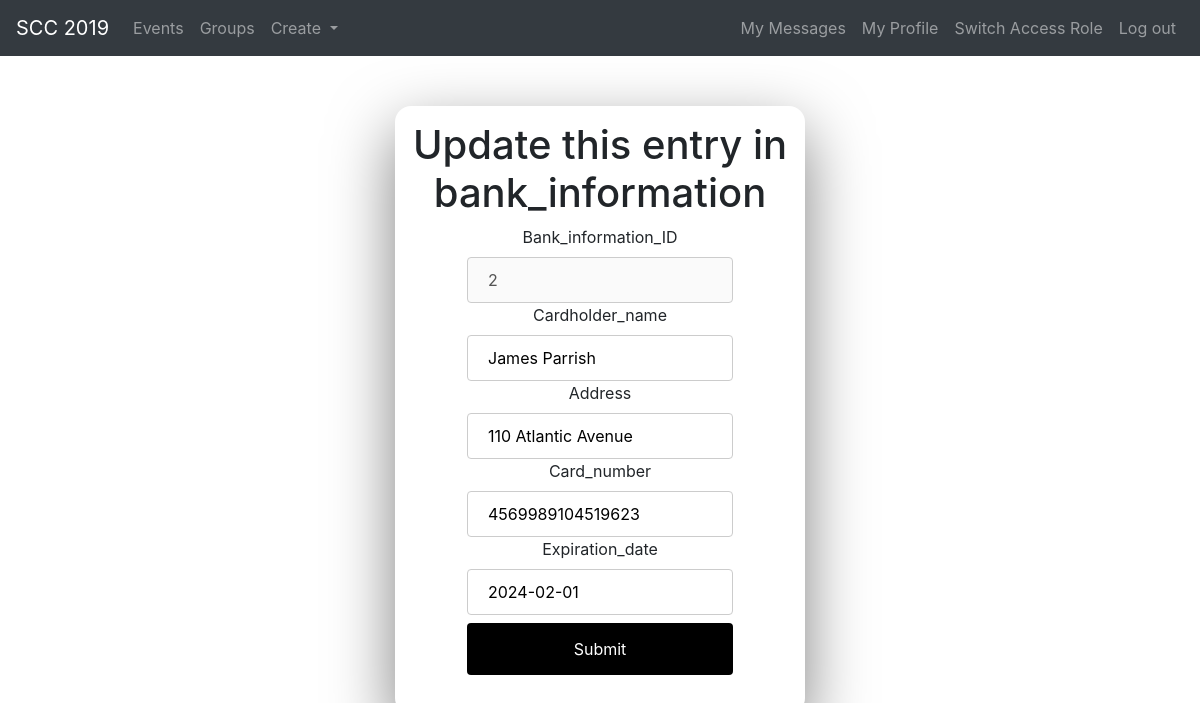
Page /public/update.php?table=bank_information&key=bank_information_ID&id=2 (signed in) on the committed database.
### tables this page shows
CREATE TABLE `bank_information` (
  `bank_information_ID` INT(10) NOT NULL AUTO_INCREMENT,
  `cardholder_name` VARCHAR(45) NOT NULL,
  `address` VARCHAR(100) NOT NULL,
  `card_number` VARCHAR(16) NOT NULL,
  `expiration_date` DATE NOT NULL,
  PRIMARY KEY (`bank_information_ID`)
);

### app/operations/crud.php (called while the page is built, shortened)
<?php
require "../config.php";
try {
    $conn = new PDO("mysql:dbname=$dbname;host=$host", $username, $password, $options);
} catch(PDOException $error) {
    echo $sql . "<br>" . $error->getMessage();
}
function readSingle($table, $where, $where_value) {
    try  {
        global $conn;
        $sql = "SELECT * FROM `orc353_2`.$table WHERE $where = $where_value";
        $statement = $conn->prepare($sql);
        $statement->bindValue($where_value, $where);
        $statement->execute();
        $result = $statement->fetchAll(PDO::FETCH_ASSOC);
        return $result;
    } catch(PDOException $error) {
        echo $sql . "<br>" . $error->getMessage();
    }
}

### public/update.php (the view, shortened to what this page needs)
<?php
require "../app/operations/crud.php";
$error = null;
if (isset($_GET['table']) && isset($_GET['key']) && isset($_GET['id'])) {
    try {
        $result = readSingle($_GET['table'], $_GET['key'], $_GET['id']);
    } catch(PDOException $error) {
        echo $sql . "<br>" . $error->getMessage();
    }
} else {
    echo "Something went wrong!";
    exit;
}
?>
<?php
include "header.php";
?>
<div class="row">
    <div class="col-4"></div>
    <div class=" update col-4">
    <h1>Update this entry in <?php echo $_GET['table'] ?></h1>
    <form method="post">
        <?php
            foreach ($result[0] as $key => $value) { ?>
            <label for="<?php echo $key; ?>">
                <?php echo ucfirst($key); ?>
            </label>
            <br />
            <input
                type="text"
                name="<?php echo $key; ?>"
                id="<?php echo $key; ?>"
                value="<?php echo ($value); ?>" <?php echo ($key === key($result[0]) || $key === 'manager_ID' ? 'disabled' : null); ?>
            />
            <br />
        <?php
        }
        ?>
        <input type="submit" name="submit" value="Submit">
    </form>
    </div>
</div>

### public/css/style.css (style rules this page uses)
.update, .card-signup, .card-signin { text-align: center; border-radius: 1rem; box-shadow: 0 1.5rem 4rem 0 rgba(0, 0, 0, 0.5); border-color: #28074D !important; border-width: 2px; width: 35%; margin-top: 50px; margin-bottom: 50px; padding-top: 15px; padding-bottom: 15px; }
input[type=text], input[type=number], input[type=password] , input[type=email], select { width: 70%; padding: 10px 20px; display: inline-block; border: 1px solid #ccc; border-radius: 4px; box-sizing: border-box; }
input[type=submit] { width: 70%; background-color: black; color: white; padding: 14px 20px; margin: 8px 0; border: none; border-radius: 4px; cursor: pointer; }

### rows in the picture
bank_information: bank_information_ID "2", cardholder_name "James Parrish", address "110 Atlantic Avenue", card_number "4569989104519623", expiration_date "2024-02-01"

### other values in the picture
$_GET['table'] "bank_information"
$key "Bank_information_ID"
$key "Cardholder_name"
$key "Address"
$key "Card_number"
$key "Expiration_date"
